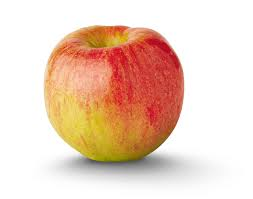
#> input picture download (6).jpeg, 253 x 199 px
$ python -i red_yellow.py   (imports and definitions only)
#> lines starting #> are read from the running program, lines starting #| are printed output that depends on the picture
from PIL import Image, ImageDraw, ImageFont

import os
import time
import requests

def send_image(filename, server_url):
    try:
        with open(filename, 'rb') as file:
            files = {'file': (filename, file, 'image/jpeg')}
            response = requests.post(server_url, files=files)
            print(f'Sent {filename}, Status Code: {response.status_code}')
            print(response.text)
    except Exception as e:
        print(f'Error sending {filename}: {e}')

def send_images_from_folder(folder_path, server_url):
    while True:
        try:
            image_files = [f for f in os.listdir(folder_path) if f.lower().endswith(('.jpg', '.jpeg', '.png'))]
            for image_file in image_files:
                image_path = os.path.join(folder_path, image_file)
                send_image(image_path, server_url)
                time.sleep(0.3)  # Wait for 1 second before sending the next image
        except KeyboardInterrupt:
            print("Script terminated by user.")
            break
        except Exception as e:
            print(f'Error: {e}')
            time.sleep(1)  # Wait for 1 second before retrying

def calculate_average_rgb(image_path, box_size=100):
    # Open the image
#> called with image_path = 'download (6).jpeg', box_size = 100
    img = Image.open(image_path)
#> img is the input picture: PIL image 253x199 RGB; mean R, G, B 237, 209.3, 192.5
    width, height = img.size
#> width = 253; height = 199

    # Calculate the coordinates for the bounding box
    left = max(0, width // 2 - box_size // 2)
#> left = 76
    top = max(0, height // 2 - box_size // 2)
#> top = 49
    right = min(width, width // 2 + box_size // 2)
#> right = 176
    bottom = min(height, height // 2 + box_size // 2)
#> bottom = 149

    # Crop the image
    cropped_img = img.crop((left, top, right, bottom))
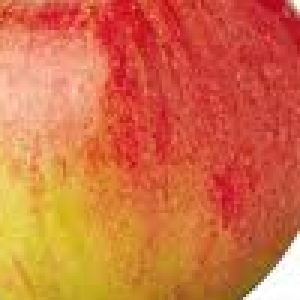
#> cropped_img: PIL image 100x100 RGB (shown 3 times larger); mean R, G, B 212.1, 111, 67.2

    # Calculate the average RGB value
    average_rgb = tuple(int(x) for x in cropped_img.resize((1, 1)).getpixel((0, 0)))
#> average_rgb = (213, 108, 65)

    # Return the average RGB value as a color
    return average_rgb

# Test the function


apple_colors = {
    "green": [(0, 150, 0), (150, 255, 255)],  # Adjust ranges as needed
    "yellow": [(150, 150, 0), (255, 255, 255)],  # Adjust ranges as needed
    "lime_yellow": [(150, 80, 0), (225, 150, 255)],
    "red": [(0, 0, 0), (255, 60, 255)]
}

def find_color_range(rgb_value, color_ranges):
    for color, ranges in color_ranges.items():
        min_range, max_range = ranges
        if all(min_val <= val <= max_val for val, (min_val, max_val) in zip(rgb_value, zip(min_range, max_range))):
            return color
    return "Unknown"

# Example usage:
image_path = 'download (6).jpeg'
# [1 line not run here, left out]
rgb_value_to_check = calculate_average_rgb(image_path)
#> rgb_value_to_check = (213, 108, 65)
result = find_color_range(rgb_value_to_check, apple_colors)
#> result = 'lime_yellow'
# [1 line not run here, left out]

>>> result = calculate_average_rgb('download (6).jpeg')
#> result = (213, 108, 65)

$ run again, on download (4).jpeg
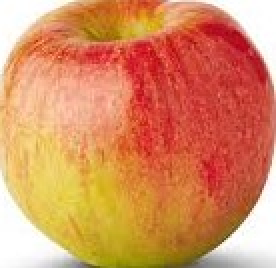
#> input picture download (4).jpeg, 138 x 134 px (shown 2 times larger)
#> in calculate_average_rgb, img is the input picture: PIL image 138x134 RGB; mean R, G, B 216.6, 141.5, 96.3
#> in calculate_average_rgb (call 2), `cropped_img = img.crop((left, top, right, bottom))`:
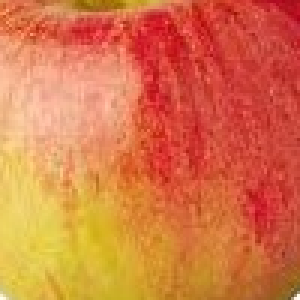
#> cropped_img: PIL image 100x100 RGB (shown 3 times larger); mean R, G, B 216.4, 118.2, 69.8
#> average_rgb = (217, 117, 70)

$ run again, on download (5).jpeg
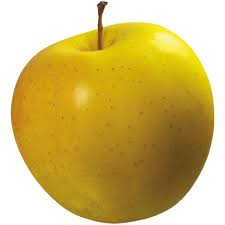
#> input picture download (5).jpeg, 225 x 225 px
#> in calculate_average_rgb, img is the input picture: PIL image 225x225 RGB; mean R, G, B 208.1, 184.4, 107.9
#> in calculate_average_rgb (call 2), `cropped_img = img.crop((left, top, right, bottom))`:
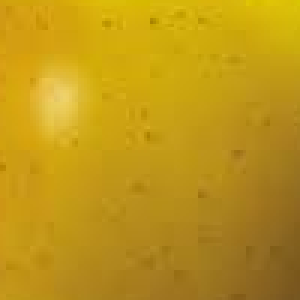
#> cropped_img: PIL image 100x100 RGB (shown 3 times larger); mean R, G, B 191.1, 150.3, 23.2
#> average_rgb = (192, 151, 23)
